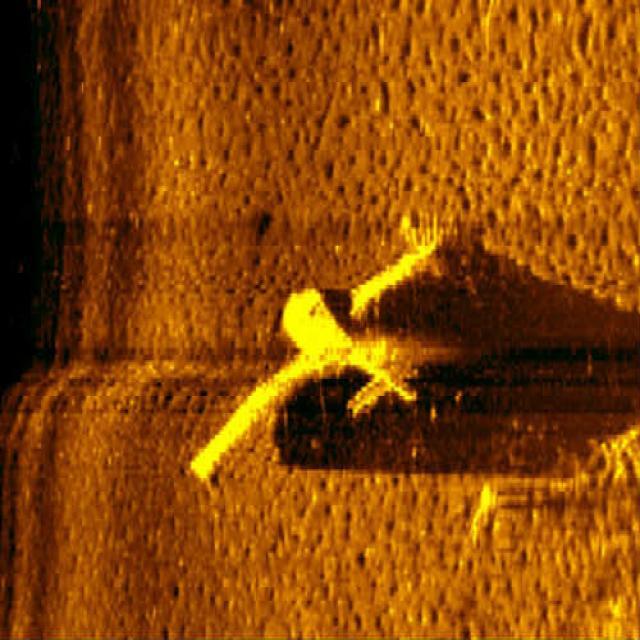
#> input picture AquaIntel Backend/sonar_pipeline/dataset_sample/test/images/000002_jpg.rf.bee0e8fc28627c80a1ab1e7389701a0f.jpg, 640 x 640 px
$ python -i roi_proposal.py   (imports and definitions only)
#> lines starting #> are read from the running program, lines starting #| are printed output that depends on the picture; after the words box and inside, x2 and y2 are one past the last pixel; in counts of white or black regions, pixels touching at a corner belong together
#> further down, picture is the input picture: shape (640, 640, 3); mean B, G, R 5.1, 70.6, 137
"""
AquaIntel - Step 3: ROI Proposal Engine
========================================
Extracts regions of interest (ROI) from preprocessed sonar pixel arrays
using classical computer vision techniques: MSER (Maximally Stable Extremal Regions)
combined with Adaptive Thresholding to detect highlight-shadow anomalies.
"""

from typing import List, Tuple, Dict, Any, Optional
import cv2
import numpy as np


def propose_regions(
    image: np.ndarray,
    min_area: int = 30,
    max_area: int = 50000,
    delta: int = 3,
    adaptive_block_size: int = 25,
    adaptive_C: int = 4,
    morph_kernel_size: int = 3
) -> List[Dict[str, Any]]:
    """
    Detect candidate anomaly regions (ROI) in sonar images using MSER and Adaptive Thresholding.

    Parameters
    ----------
    image : np.ndarray
        Grayscale input sonar image, uint8 or float32 normalized to [0, 255].
    min_area : int
        Minimum contour area filter for candidates.
    max_area : int
        Maximum contour area filter for candidates.
    delta : int
        MSER delta parameter comparing pixel values.
    adaptive_block_size : int
        Block size for Gaussian adaptive thresholding.
    adaptive_C : int
        Constant subtracted from mean in adaptive thresholding.
    morph_kernel_size : int
        Kernel size for morphological operations to merge highlight/shadow proposals.

    Returns
    -------
    List[Dict[str, Any]]
        List of detected region dictionaries:
        [
            {
                "bbox": (x, y, w, h),
                "mask": binary_mask (uint8 array of crop shape),
                "crop": image crop (uint8 array),
                "area": int,
                "center": (cx, cy)
            },
            ...
        ]
    """
#> called with min_area = 30, max_area = 50000, delta = 3, adaptive_block_size = 25, adaptive_C = 4, morph_kernel_size = 3
    if image is None or image.size == 0:
        raise ValueError("Input image is empty or invalid.")

    # Ensure grayscale 8-bit image
    if image.dtype != np.uint8:
        if image.max() <= 1.0:
            img_gray = (image * 255).astype(np.uint8)
        else:
            img_gray = np.clip(image, 0, 255).astype(np.uint8)
    else:
        img_gray = image.copy()

    if len(img_gray.shape) == 3:
        img_gray = cv2.cvtColor(img_gray, cv2.COLOR_BGR2GRAY)
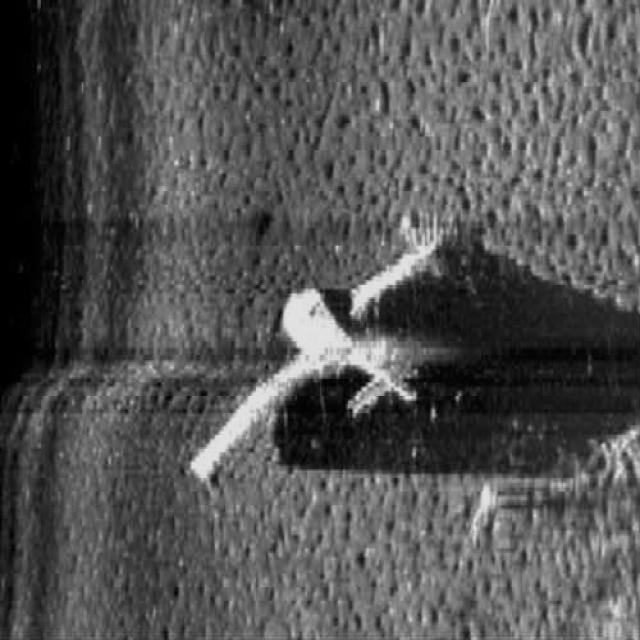
#> img_gray: shape (640, 640); min 0, max 232, mean 83

    h_img, w_img = img_gray.shape
#> h_img = 640; w_img = 640

    # 1. MSER Detection for Extremal Regions (Highlight & Shadow detection)
    mser = cv2.MSER_create(
        delta=delta,
        min_area=min_area,
        max_area=max_area
    )
    mser_regions, _ = mser.detectRegions(img_gray)
#> mser_regions = 2065 items

    mser_mask = np.zeros((h_img, w_img), dtype=np.uint8)
    for p in mser_regions:
        pts = np.array(p, dtype=np.int32)
        cv2.fillPoly(mser_mask, [pts], 255)
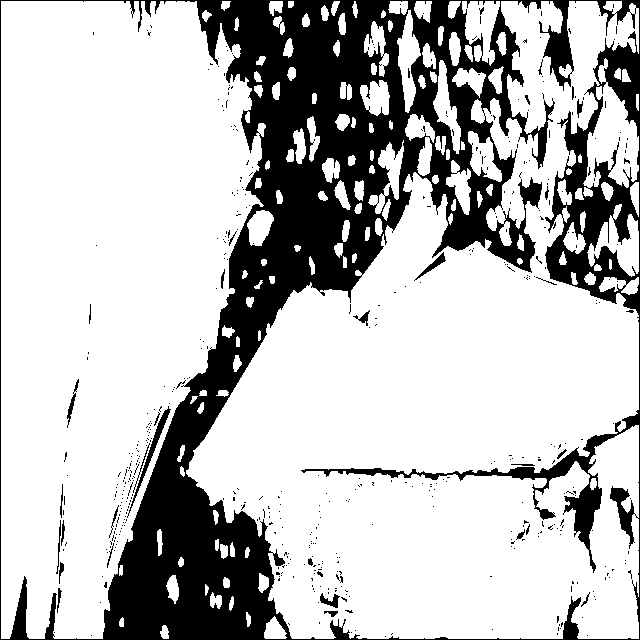
#> mser_mask: shape (640, 640); 74.5% white; 508 black regions (475 under 20 px), largest, box (x1, y1, x2, y2) and area: (0, 0, 640, 640) 101222, (127, 406, 171, 518) 457, (414, 252, 446, 281) 174

    # 2. Acoustic Highlight & Shadow Thresholding
    # Calculate local baseline mean & std to locate extreme acoustic highlights and dark shadows
    blur = cv2.GaussianBlur(img_gray, (5, 5), 0)
    mean_val, std_val = np.mean(blur), np.std(blur)
#> mean_val = 82.98; std_val = 43.61

    # Highlights: bright return signals
    _, highlight_mask = cv2.threshold(
        blur, int(mean_val + 1.2 * std_val), 255, cv2.THRESH_BINARY
    )
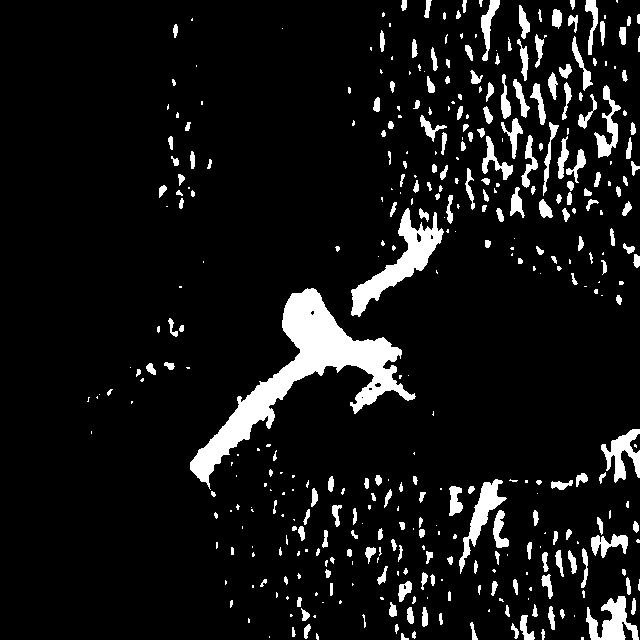
#> highlight_mask: shape (640, 640); 8.5% white; 395 white regions (173 under 20 px), largest, box (x1, y1, x2, y2) and area: (190, 288, 416, 490) 9873, (351, 208, 444, 317) 2770, (586, 596, 639, 640) 1189

    # Shadows: dark acoustic attenuation regions behind objects
    _, shadow_mask = cv2.threshold(
        blur, int(max(0, mean_val - 1.2 * std_val)), 255, cv2.THRESH_BINARY_INV
    )
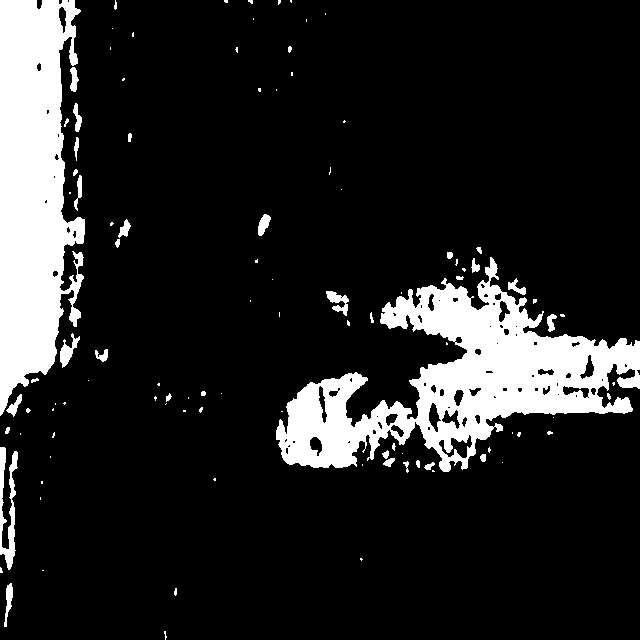
#> shadow_mask: shape (640, 640); 14.2% white; 104 white regions (66 under 20 px), largest, box (x1, y1, x2, y2) and area: (276, 257, 640, 472) 29101, (0, 0, 85, 416) 24909, (0, 447, 18, 570) 1037

    # 3. Fuse MSER, Highlight, and Shadow proposals
    combined_binary = cv2.bitwise_or(mser_mask, highlight_mask)
#> combined_binary: shape (640, 640); 75.2% white; 533 black regions (488 under 20 px), largest, box (x1, y1, x2, y2) and area: (0, 0, 574, 640) 81909, (301, 31, 640, 573) 13323, (499, 98, 555, 169) 735
    combined_binary = cv2.bitwise_or(combined_binary, shadow_mask)
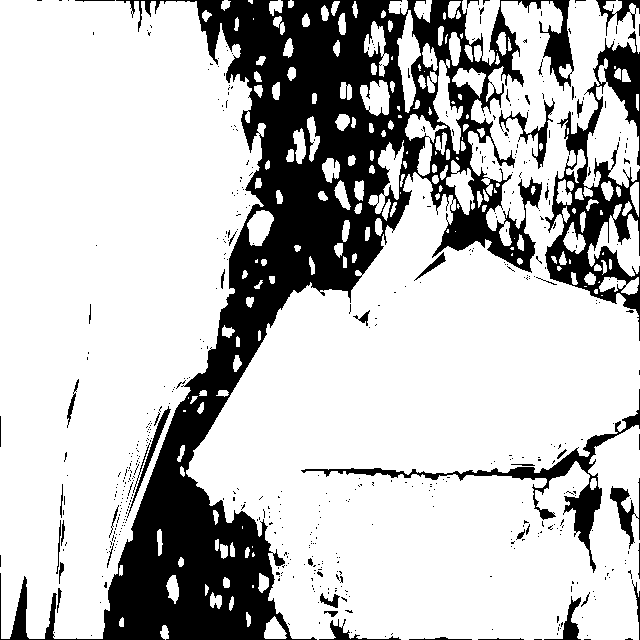
#> combined_binary: shape (640, 640); 75.4% white; 541 black regions (493 under 20 px), largest, box (x1, y1, x2, y2) and area: (0, 0, 574, 640) 81175, (545, 31, 640, 341) 9301, (301, 389, 640, 573) 3974

    # Clean mask using Morphological Closing and Opening
    kernel = cv2.getStructuringElement(
        cv2.MORPH_RECT, (morph_kernel_size, morph_kernel_size)
    )
#> kernel = [[1, 1, 1], [1, 1, 1], [1, 1, 1]]
    combined_binary = cv2.morphologyEx(combined_binary, cv2.MORPH_CLOSE, kernel)
#> combined_binary: shape (640, 640); 77% white; 106 black regions (32 under 20 px), largest, box (x1, y1, x2, y2) and area: (103, 0, 443, 640) 66527, (546, 164, 640, 303) 4304, (435, 171, 535, 272) 3065
    combined_binary = cv2.morphologyEx(combined_binary, cv2.MORPH_OPEN, kernel)
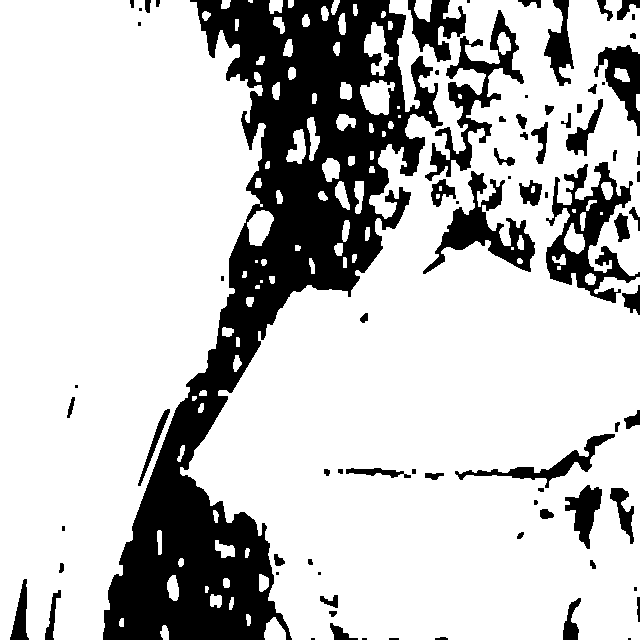
#> combined_binary: shape (640, 640); 76.8% white; 81 black regions (20 under 20 px)

    # 4. Contour Extraction & Candidate Bounding Box / Mask Generation
    contours, _ = cv2.findContours(
        combined_binary, cv2.RETR_EXTERNAL, cv2.CHAIN_APPROX_SIMPLE
    )
#> contours = 94 contours, 13 with area under 20; largest, box (x1, y1, x2, y2) and area: (180, 0, 640, 640) 192891, (0, 0, 266, 640) 122950, (360, 80, 395, 115) 776, (364, 22, 393, 76) 676, (247, 210, 274, 246) 620

    proposals: List[Dict[str, Any]] = []

    for cnt in contours:
        area = cv2.contourArea(cnt)
        if min_area <= area <= max_area:
            x, y, w, h = cv2.boundingRect(cnt)

            # Ensure valid dimensions
            x = max(0, x)
            y = max(0, y)
            w = min(w_img - x, w)
            h = min(h_img - y, h)

            if w <= 0 or h <= 0:
                continue

            # Extract binary mask for the ROI crop
            mask_full = np.zeros((h_img, w_img), dtype=np.uint8)
            cv2.drawContours(mask_full, [cnt], -1, 255, -1)
            crop_mask = mask_full[y : y + h, x : x + w]

            # Extract grayscale image crop
            crop_img = img_gray[y : y + h, x : x + w]

            # Calculate centroid
            M = cv2.moments(cnt)
            if M["m00"] != 0:
                cx = int(M["m10"] / M["m00"])
                cy = int(M["m01"] / M["m00"])
            else:
                cx, cy = x + w // 2, y + h // 2

            proposals.append({
                "bbox": (int(x), int(y), int(w), int(h)),
                "mask": crop_mask,
                "crop": crop_img,
                "area": float(area),
                "center": (cx, cy)
            })
#> this loop made 94 passes
#> (area, x, y, w, h, cx, cy) on passes 1, 3, 4, 5, 6, 8, 9, 10, 11, 13, 14, 15: (82, 160, 625, 9, 15, 164, 632), (327, 264, 617, 22, 23, 274, 630), (35, 246, 614, 5, 12, 248, 619), (34, 229, 597, 5, 13, 231, 603), (112.5, 210, 594, 12, 14, 215, 600), (49.5, 223, 578, 7, 10, 225, 582), (206.5, 167, 575, 12, 26, 172, 587), (124, 259, 574, 10, 18, 263, 582), (33, 178, 558, 6, 9, 180, 561), (187.5, 215, 540, 20, 18, 224, 549), (82, 157, 530, 5, 25, 159, 541), (40, 213, 510, 6, 13, 215, 515)
#> (area, x, y, w, h) on pass 90: (33, 288, 0, 6, 8)
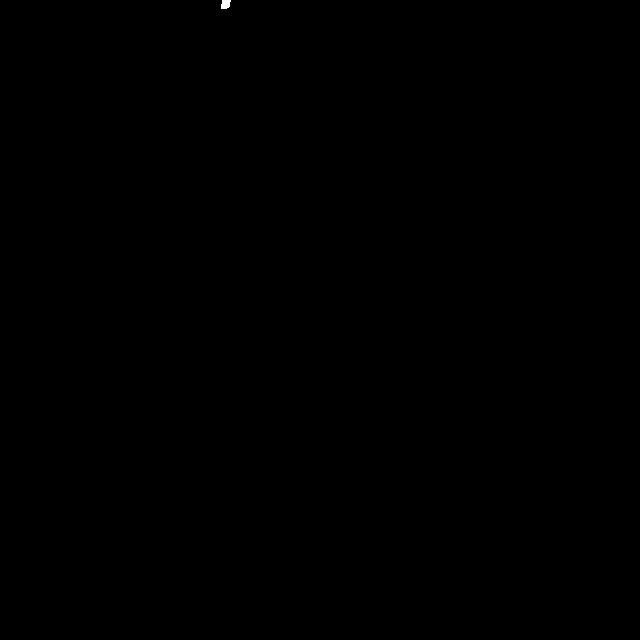
#> mask_full: shape (640, 640); 0.02% white; 1 white region, box (x1, y1, x2, y2) and area: (221, 0, 231, 9) 75

    return proposals

>>> import cv2
>>> picture = cv2.imread('sonar_pipeline/dataset_sample/test/images/000002_jpg.rf.bee0e8fc28627c80a1ab1e7389701a0f.jpg')
>>> result = propose_regions(picture)

$ run again, on AquaIntel Backend/sonar_pipeline/dataset_sample/test/images/000021_jpg.rf.acddc8818a3af5d2edfabba0c8a384fd.jpg
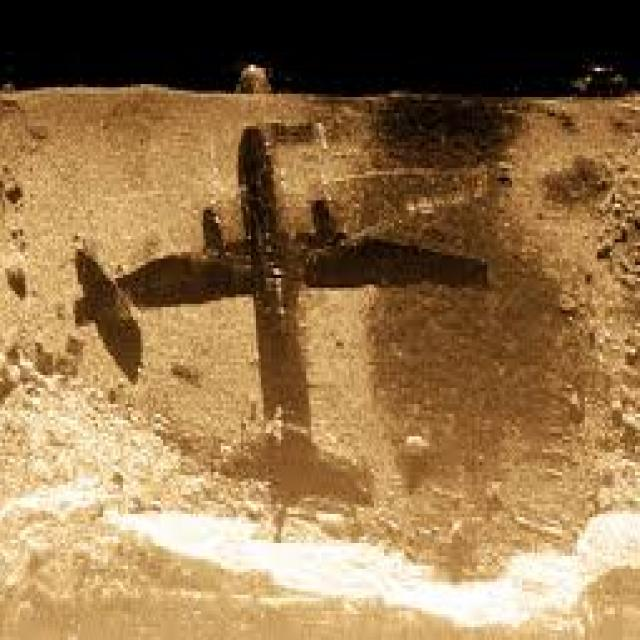
#> input picture AquaIntel Backend/sonar_pipeline/dataset_sample/test/images/000021_jpg.rf.acddc8818a3af5d2edfabba0c8a384fd.jpg, 640 x 640 px
#> picture is the input picture: shape (640, 640, 3); mean B, G, R 75.7, 115.7, 147.1
#> mser_regions = 1140 items
#> after the loop in propose_regions, `for p in mser_regions:`:
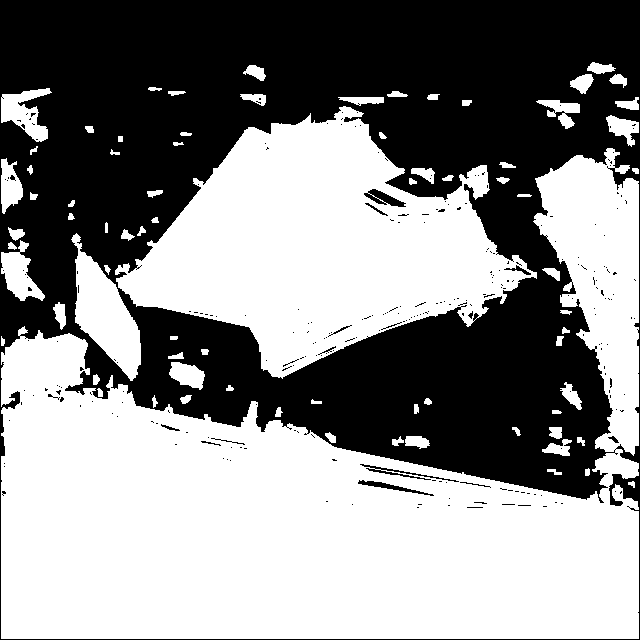
#> mser_mask: shape (640, 640); 54.5% white; 268 black regions (251 under 20 px), largest, box (x1, y1, x2, y2) and area: (0, 0, 640, 640) 184277, (364, 189, 406, 207) 332, (360, 464, 459, 482) 285
#> mean_val = 120.6; std_val = 72.82
#> highlight_mask: shape (640, 640); 10.9% white; 148 white regions (109 under 20 px), largest, box (x1, y1, x2, y2) and area: (0, 391, 640, 635) 40085, (0, 520, 76, 585) 1477, (170, 476, 209, 508) 445
#> shadow_mask: shape (640, 640); 17.7% white; 76 white regions (56 under 20 px), largest, box (x1, y1, x2, y2) and area: (0, 0, 640, 155) 62938, (306, 239, 487, 287) 5001, (240, 130, 275, 270) 2086
#> kernel = [[1, 1, 1], [1, 1, 1], [1, 1, 1]]
#> in propose_regions, `combined_binary = cv2.morphologyEx(combined_binary, cv2.MORPH_OPEN, ke..`:
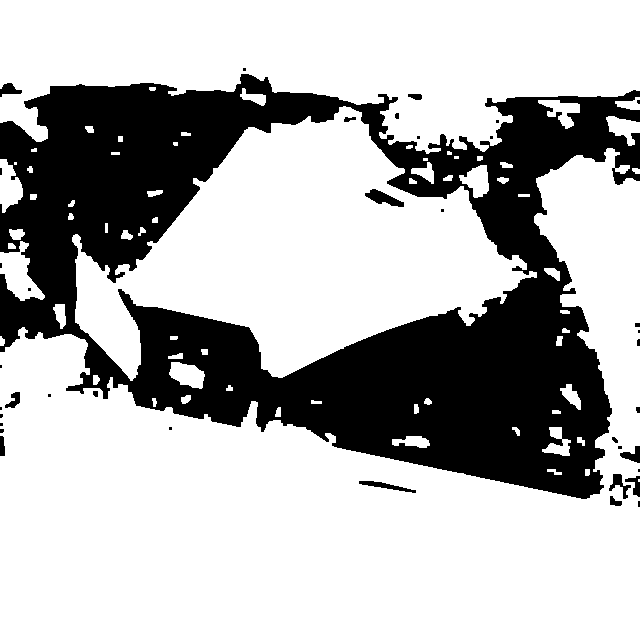
#> combined_binary: shape (640, 640); 70.7% white; 38 black regions (20 under 20 px)
#> contours = 68 contours, 12 with area under 20; largest, box (x1, y1, x2, y2) and area: (0, 148, 640, 640) 150156, (0, 0, 640, 154) 65000, (72, 106, 537, 381) 63664, (0, 241, 45, 301) 1258, (0, 159, 23, 213) 737
#> the loop in propose_regions, `for cnt in contours:` made 68 passes
#> (area, x, y, w, h, cx, cy) on passes 3, 4, 5, 6, 9, 10, 12, 14: (32, 547, 469, 15, 6, 554, 471), (33, 577, 437, 8, 9, 580, 440), (260.5, 392, 436, 38, 12, 412, 441), (351.5, 542, 427, 29, 29, 557, 442), (35.5, 275, 407, 6, 10, 277, 412), (32, 414, 404, 5, 10, 415, 408), (30.5, 424, 398, 8, 7, 427, 401), (53.5, 181, 395, 10, 9, 185, 398)
#> after the loop in propose_regions, `for cnt in contours:`: proposals = 31 items

$ run again, on AquaIntel Backend/sonar_pipeline/dataset_sample/test/images/000025_jpg.rf.fa62623c7d542d322434ca66ed06e7b6.jpg
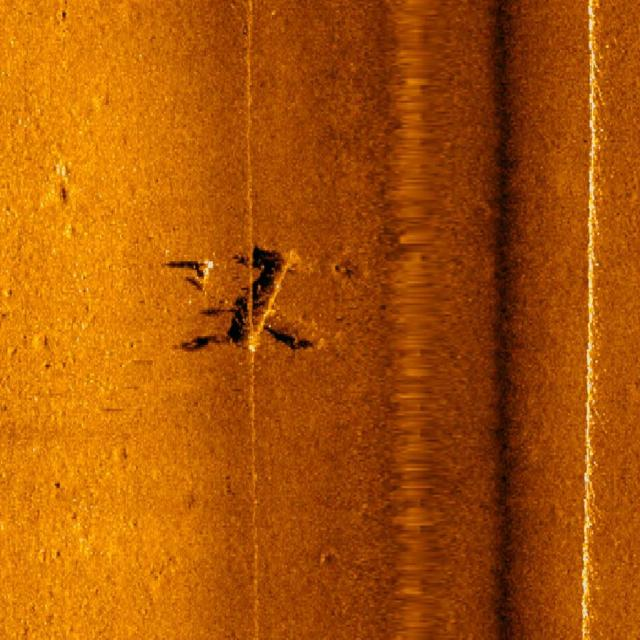
#> input picture AquaIntel Backend/sonar_pipeline/dataset_sample/test/images/000025_jpg.rf.fa62623c7d542d322434ca66ed06e7b6.jpg, 640 x 640 px
#> picture is the input picture: shape (640, 640, 3); mean B, G, R 6.7, 84.1, 170.7
#> mser_regions = 303 items
#> after the loop in propose_regions, `for p in mser_regions:`:
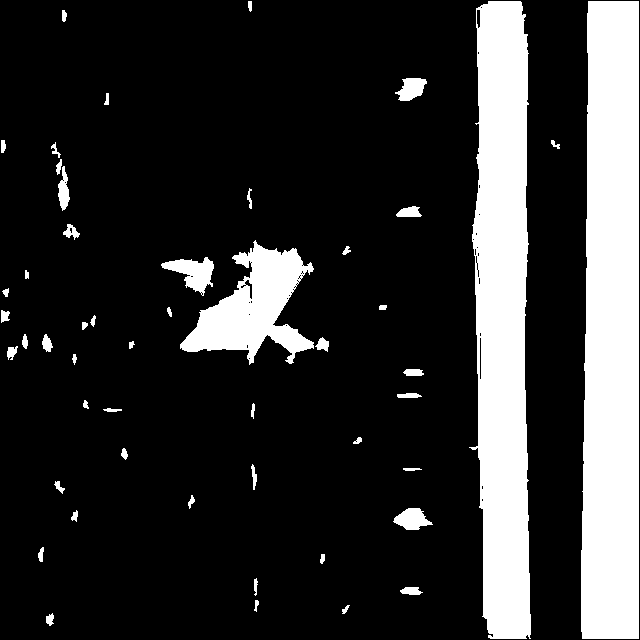
#> mser_mask: shape (640, 640); 19.1% white; 50 white regions, largest, box (x1, y1, x2, y2) and area: (581, 1, 639, 639) 34476, (469, 1, 531, 639) 30851, (180, 240, 314, 365) 7791
#> mean_val = 101.1; std_val = 33.65
#> highlight_mask: shape (640, 640); 18% white; 239 white regions (197 under 20 px), largest, box (x1, y1, x2, y2) and area: (0, 0, 173, 640) 66477, (581, 0, 600, 640) 3738, (117, 0, 129, 30) 188
#> shadow_mask: shape (640, 640); 8.2% white; 290 white regions (222 under 20 px), largest, box (x1, y1, x2, y2) and area: (467, 0, 533, 640) 25161, (252, 246, 283, 316) 1156, (222, 296, 248, 344) 714
#> kernel = [[1, 1, 1], [1, 1, 1], [1, 1, 1]]
#> in propose_regions, `combined_binary = cv2.morphologyEx(combined_binary, cv2.MORPH_OPEN, ke..`:
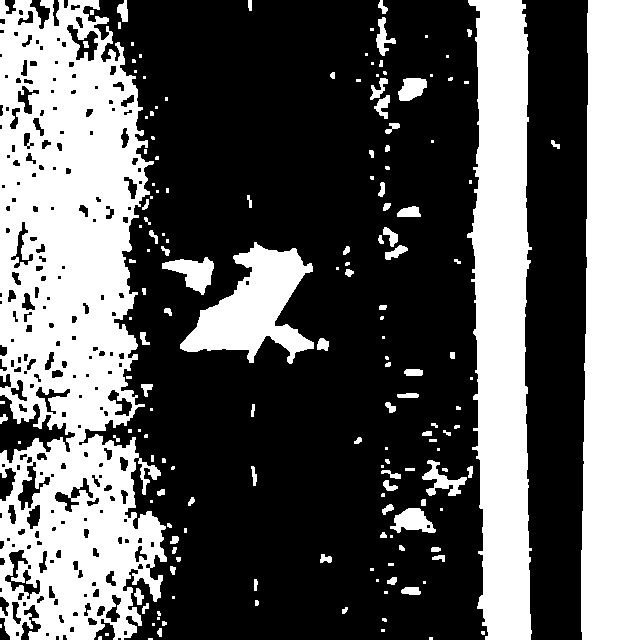
#> combined_binary: shape (640, 640); 38% white; 167 white regions (77 under 20 px)
#> contours = 166 contours, 101 with area under 20; largest, box (x1, y1, x2, y2) and area: (0, 0, 167, 640) 79366, (581, 0, 640, 640) 34531, (467, 0, 532, 640) 30972, (180, 242, 314, 364) 7636, (162, 257, 214, 295) 924
#> the loop in propose_regions, `for cnt in contours:` made 166 passes
#> (area, x, y, w, h, cx, cy) on passes 19, 20, 24, 29, 30, 31, 34, 40: (76.5, 134, 588, 10, 17, 138, 596), (110.5, 401, 587, 20, 8, 410, 590), (45, 387, 577, 10, 8, 392, 580), (42, 432, 555, 13, 7, 438, 557), (57.5, 320, 554, 12, 9, 325, 558), (32.5, 431, 547, 10, 5, 435, 549), (42, 170, 536, 9, 8, 174, 539), (649, 390, 508, 46, 25, 412, 520)
#> after the loop in propose_regions, `for cnt in contours:`: proposals = 44 items
